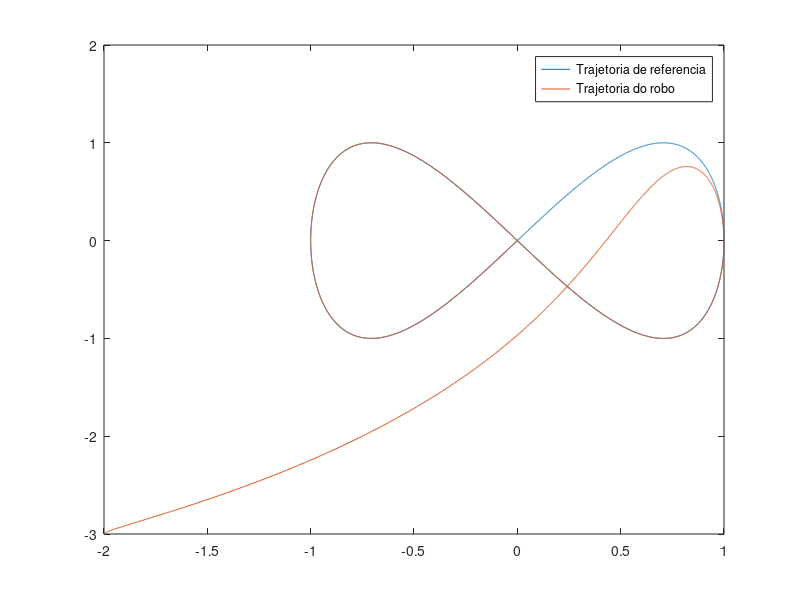

Write MATLAB code to recreate this figure.
clear

% Tempo de amostragem
Ts = 0.0033;

% Tempo de simulacao
t = 0:Ts:30;

% Trajetoria
ganho = 1;
freq = 2*pi/30;
traj = [ganho*sin(freq*t); ganho*sin(2*freq*t)];

% Definicao do sistema
G = [0 1 0 0;
     0 0 0 0;
     0 0 0 1;
     0 0 0 0];

H = [0 0;
     1 0;
     0 0;
     0 1];
 
C = [1;
     1;
     0];
 

% Calculo da matriz de ganho K
poles = [-1, -1, -2, -2];
K = place(G, H, poles);

% Condicao inicial
i_pose = [-2, -3, 0];
i_vel = [(traj(1,2) - traj(1,1)), (traj(2,2) - traj(2,1))];

% Set das variaveis do primeiro loop
x_pos = i_pose(1);
y_pos = i_pose(2);
theta = i_pose(3);
x_vel = i_vel(1);
y_vel = i_vel(2);

x_vel_ref_prev = x_vel;
y_vel_ref_prev = y_vel;

robot_x_pos = [];
robot_y_pos = [];

% Loop de simulacao
for k = 2:length(t)
    robot_x_pos = [robot_x_pos; x_pos];
    robot_y_pos = [robot_y_pos; y_pos];
    
    % Calculo das referencias por loop
    x_pos_ref = traj(1,k);
    y_pos_ref = traj(2,k);
    x_vel_ref  = (x_pos_ref - traj(1,k-1))/Ts;
    y_vel_ref  = (y_pos_ref - traj(2,k-1))/Ts;
    
    % Calculo dos estados (erros)
    z_e = [x_pos_ref - x_pos;
           x_vel_ref - x_vel;
           y_pos_ref - y_pos;
           y_vel_ref - y_vel];
      
    % Calculo das aceleraçoes de referencia
    x_a_ref = (x_vel_ref - x_vel_ref_prev)/Ts;
    y_a_ref = (y_vel_ref - y_vel_ref_prev)/Ts;
    
    
    % Lei de controle
    mid_u = K*z_e + [x_a_ref; y_a_ref];
    
    % Calculo da matriz F
    v = sqrt((x_vel)^2 + (y_vel)^2);
    F = [cos(theta) -v*sin(theta);
         sin(theta) v*cos(theta)]; 
    final_u = F^(-1)*mid_u;
    
    % Entrada no robo
    v = final_u(1)*Ts + v; % integra dv
    w = final_u(2);
    robot_input = [v; w];
    robot_cinematic = [cos(theta) 0;
                       sin(theta) 0;
                                0 1];
    dout_robot = robot_cinematic * robot_input;
    
    % "Leitura" dos estados do robô (integrando a saída)
    noise = 0.00; % Set to experiment with noise (e.g. 0.001)
    out_robot = [x_pos + Ts*dout_robot(1);
                 y_pos + Ts*dout_robot(2);
                 theta + Ts*dout_robot(3)];
    
    x_vel = dout_robot(1);
    y_vel = dout_robot(2);
     
    x_pos = out_robot(1);
    y_pos = out_robot(2);
    theta = out_robot(3);
    
    x_vel_ref_prev = x_vel_ref;
    y_vel_ref_prev = y_vel_ref;
end

plot(traj(1,:), traj(2,:));
hold on
plot(robot_x_pos, robot_y_pos);
hold off
legend("Trajetoria de referencia", "Trajetoria do robo");


